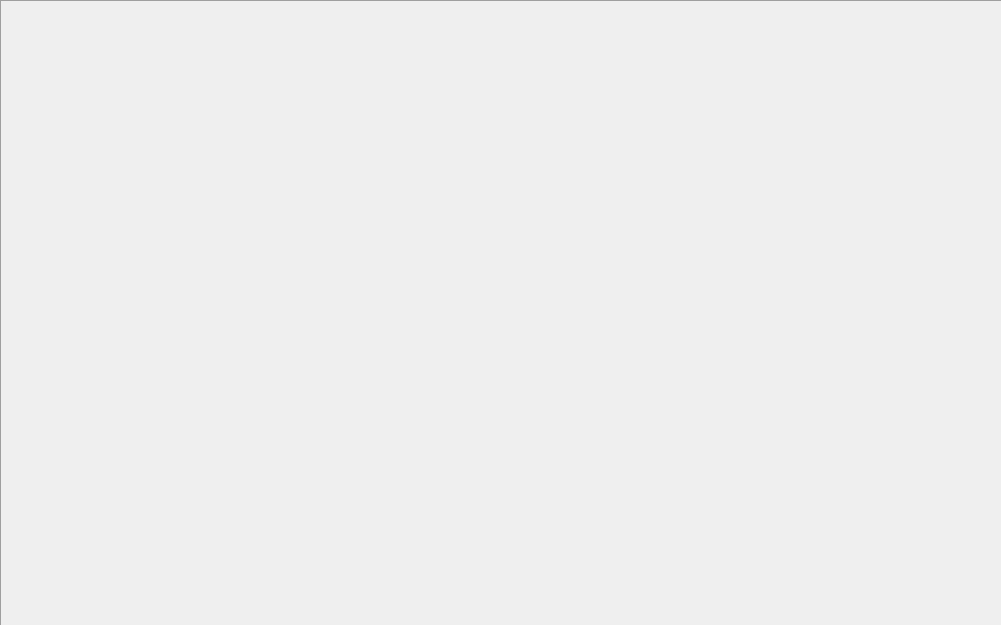
      <widget class="QFrame" name="gameSceneContainer">
       <property name="minimumSize">
        <size>
         <width>1002</width>
         <height>626</height>
        </size>
       </property>
       <property name="maximumSize">
        <size>
         <width>1002</width>
         <height>626</height>
        </size>
       </property>
       <property name="frameShape">
        <enum>QFrame::Panel</enum>
       </property>
       <property name="frameShadow">
        <enum>QFrame::Sunken</enum>
       </property>
       <property name="lineWidth">
        <number>1</number>
       </property>
       <widget class="GLWidget" name="glwidget" native="true">
        <property name="geometry">
         <rect>
          <x>1</x>
          <y>1</y>
          <width>1000</width>
          <height>624</height>
         </rect>
        </property>
        <property name="minimumSize">
         <size>
          <width>1000</width>
          <height>624</height>
         </size>
        </property>
        <property name="maximumSize">
         <size>
          <width>1000</width>
          <height>624</height>
         </size>
        </property>
        <property name="focusPolicy">
         <enum>Qt::StrongFocus</enum>
        </property>
        <property name="resourcePathes" stdset="0">
         <stringlist/>
        </property>
        <widget class="SpriteBuilder" name="bg" native="true">
         <property name="geometry">
          <rect>
           <x>0</x>
           <y>0</y>
           <width>1000</width>
           <height>624</height>
          </rect>
         </property>
         <property name="minimumSize">
          <size>
           <width>1000</width>
           <height>624</height>
          </size>
         </property>
         <property name="maximumSize">
          <size>
           <width>1000</width>
           <height>624</height>
          </size>
         </property>
         <property name="styleSheet">
          <string notr="true">#bg {
    
	background-image: url(:/textures/game/bg.png);
}</string>
         </property>
         <property name="vertexShaderUrl" stdset="0">
          <url>
           <string>qrc:/shaders/vertex.glsl</string>
          </url>
         </property>
         <property name="fragmentShaderUrl" stdset="0">
          <url>
           <string>qrc:/shaders/frag2.glsl</string>
          </url>
         </property>
         <property name="meshTypeName" stdset="0">
          <string notr="true">Quad</string>
         </property>
         <property name="textureUrl" stdset="0">
          <url>
           <string>qrc:/textures/game/bg.png</string>
          </url>
         </property>
         <widget class="SpriteBuilder" name="ro_table" native="true">
          <property name="geometry">
           <rect>
            <x>0</x>
            <y>0</y>
            <width>1000</width>
            <height>624</height>
           </rect>
          </property>
          <property name="minimumSize">
           <size>
            <width>1000</width>
            <height>624</height>
           </size>
          </property>
          <property name="maximumSize">
           <size>
            <width>1000</width>
            <height>624</height>
           </size>
          </property>
          <property name="styleSheet">
           <string notr="true">.QWidget {
    
	background-image: url(:/textures/game/TableShadow.png);
}</string>
          </property>
          <property name="vertexShaderUrl" stdset="0">
           <url>
            <string>qrc:/shaders/vertex.glsl</string>
           </url>
          </property>
          <property name="fragmentShaderUrl" stdset="0">
           <url>
            <string>qrc:/shaders/frag2.glsl</string>
           </url>
          </property>
          <property name="meshTypeName" stdset="0">
           <string notr="true">RoundedRect</string>
          </property>
          <property name="borderRadius" stdset="0">
           <number>170</number>
          </property>
          <property name="textureUrl" stdset="0">
           <url>
            <string>qrc:/textures/game/TableShadow.png</string>
           </url>
          </property>
          <widget class="SpriteBuilder" name="table_2" native="true">
           <property name="geometry">
            <rect>
             <x>0</x>
             <y>0</y>
             <width>1000</width>
             <height>624</height>
            </rect>
           </property>
           <property name="minimumSize">
            <size>
             <width>1000</width>
             <height>624</height>
            </size>
           </property>
           <property name="maximumSize">
            <size>
             <width>1000</width>
             <height>624</height>
            </size>
           </property>
           <property name="styleSheet">
            <string notr="true">.QWidget {
    
background-image: url(:/textures/game/TableBorder.png);
}</string>
           </property>
           <property name="vertexShaderUrl" stdset="0">
            <url>
             <string>qrc:/shaders/vertex.glsl</string>
            </url>
           </property>
           <property name="fragmentShaderUrl" stdset="0">
            <url>
             <string>qrc:/shaders/frag2.glsl</string>
            </url>
           </property>
           <property name="meshTypeName" stdset="0">
            <string notr="true">RoundedRect</string>
           </property>
           <property name="borderRadius" stdset="0">
            <number>170</number>
           </property>
           <property name="textureUrl" stdset="0">
            <url>
             <string>qrc:/textures/game/TableBorder.png</string>
            </url>
           </property>
           <widget class="SpriteBuilder" name="under" native="true">
            <property name="geometry">
             <rect>
              <x>0</x>
              <y>0</y>
              <width>1000</width>
              <height>624</height>
             </rect>
            </property>
            <property name="minimumSize">
             <size>
              <width>1000</width>
              <height>624</height>
             </size>
            </property>
            <property name="maximumSize">
             <size>
              <width>1000</width>
              <height>624</height>
             </size>
            </property>
            <property name="styleSheet">
             <string notr="true">.QWidget {
	
	background-image: url(:/textures/game/TableColor.png);
}</string>
            </property>
            <property name="vertexShaderUrl" stdset="0">
             <url>
              <string>qrc:/shaders/vertex.glsl</string>
             </url>
            </property>
            <property name="fragmentShaderUrl" stdset="0">
             <url>
              <string>qrc:/shaders/frag2.glsl</string>
             </url>
            </property>
            <property name="meshTypeName" stdset="0">
             <string notr="true">RoundedRect</string>
            </property>
            <property name="borderRadius" stdset="0">
             <number>205</number>
            </property>
            <property name="textureUrl" stdset="0">
             <url>
              <string>qrc:/textures/game/TableColor.png</string>
             </url>
            </property>
           </widget>
          </widget>
          <widget class="SpriteBuilder" name="logo" native="true">
           <property name="geometry">
            <rect>
             <x>0</x>
             <y>0</y>
             <width>1000</width>
             <height>624</height>
            </rect>
           </property>
           <property name="minimumSize">
            <size>
             <width>1000</width>
             <height>624</height>
            </size>
           </property>
           <property name="maximumSize">
            <size>
             <width>1000</width>
             <height>624</height>
            </size>
           </property>
           <property name="styleSheet">
            <string notr="true">.QWidget {
background-image: url(:/textures/game/LogoRed.png);
}</string>
           </property>
           <property name="vertexShaderUrl" stdset="0">
            <url>
             <string>qrc:/shaders/vertex.glsl</string>
            </url>
           </property>
           <property name="fragmentShaderUrl" stdset="0">
            <url>
             <string>qrc:/shaders/frag2.glsl</string>
            </url>
           </property>
           <property name="meshTypeName" stdset="0">
            <string notr="true">Quad</string>
           </property>
           <property name="textureUrl" stdset="0">
            <url>
             <string>qrc:/textures/game/LogoRed.png</string>
            </url>
           </property>
          </widget>
         </widget>
        </widget>
       </widget>
       <widget class="TableOver" name="layers" native="true">
        <property name="geometry">
         <rect>
          <x>1</x>
          <y>1</y>
          <width>1000</width>
          <height>624</height>
         </rect>
        </property>
        <property name="minimumSize">
         <size>
          <width>1000</width>
          <height>624</height>
         </size>
        </property>
        <property name="maximumSize">
         <size>
          <width>1000</width>
          <height>624</height>
         </size>
        </property>
       </widget>
      </widget>
